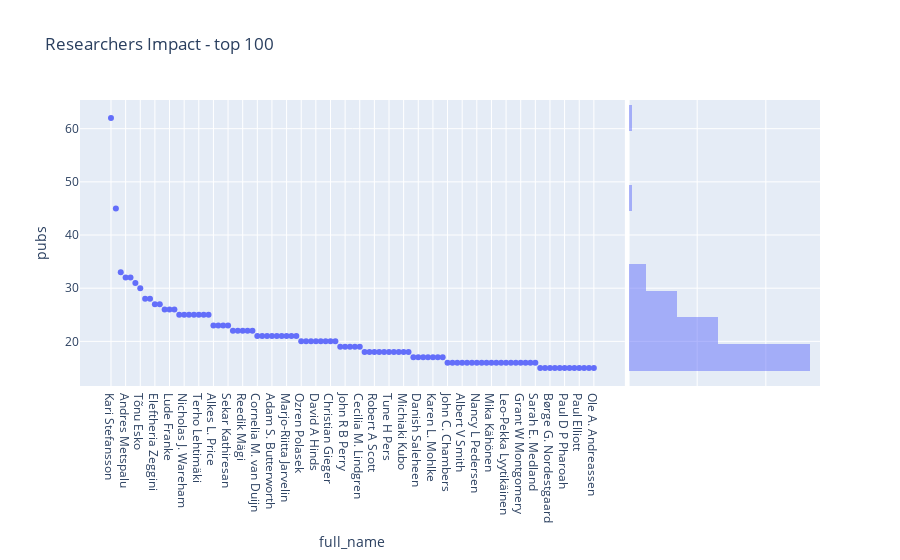

Source (notebook cell):
### Markdown cell above
## Couple of Dataviz

### Code cell
top100 = researchers_impact[:100]
px.scatter(top100, 
           x="full_name", y="pubs", 
           hover_name="full_name", 
           hover_data=['citations_mean', 'altmetric_mean'], 
           marginal_y="histogram", 
           title="Researchers Impact - top 100")

### Figure 1 — Plotly figure (JSON) as saved in the notebook; plotly's stock layout.template omitted (floating-point values rounded to 4 significant figures; data arrays with more than 128 entries replaced by an {"elided": "..."} marker saying what was removed)
{"data": [{"customdata": {"elided": "100x2 float values"}, "hovertemplate": "<b>%{hovertext}</b><br><br>full_name=%{x}<br>pubs=%{y}<br>citations_mean=%{customdata[0]}<br>altmetric_mean=%{customdata[1]}<extra></extra>", "hovertext": ["Kari Stefansson", "Unnur Thorsteinsdottir", "Gudmar Thorleifsson", "Andres Metspalu", "Caroline Hayward", "Gonçalo R Abecasis", "Tõnu Esko", "Benjamin M. Neale", "Daniel F Gudbjartsson", "Eleftheria Zeggini", "Claudia Langenberg", "M. Arfan Ikram", "Lude Franke", "Daniel I. Chasman", "Jerome I. Rotter", "Nicholas J. Wareham", "Eric Boerwinkle", "Douglas F. Easton", "Terho Lehtimäki", "Vilmundur Gudnason", "Erik Ingelsson", "Alkes L. Price", "Mark I. McCarthy", "Ruth J. F. Loos", "Sekar Kathiresan", "André G. Uitterlinden", "Anubha Mahajan", "Reedik Mägi", "John Danesh", "Olli T. Raitakari", "Cornelia M. van Duijn", "Kent D. Taylor", "Bruce M. Psaty", "Adam S. Butterworth", "Po-Ru Loh", "Paul M. Ridker", "Marjo-Riitta Jarvelin", "Tamara B. Harris", "Jaspal S. Kooner", "Ozren Polasek", "Dorret I Boomsma", "Markku Laakso", "David A Hinds", "Peter M. Visscher", "George Dedoussis", "Christian Gieger", "Patrick Sulem", "Ian J. Deary", "John R B Perry", "Veikko Salomaa", "Nilesh J Samani", "Cecilia M. Lindgren", "Erwin P. Bottinger", "Igor Rudan", "Robert A Scott", "Michael Boehnke", "Sandosh Padmanabhan", "Tune H Pers", "Martina Müller-Nurasyid", "Yoichiro Kamatani", "Michiaki Kubo", "Hilary K. Finucane", "Paolo Gasparini", "Danish Saleheen", "Gisli Masson", "Alison M Dunning", "Karen L. Mohlke", "Veronique Vitart", "Jian’an Luan", "John C. Chambers", "Ingileif Jonsdottir", "Joe Dennis", "Albert V Smith", "Dennis O. Mook-Kanamori", "Evangelos Evangelou", "Nancy L Pedersen", "Patrik K E Magnusson", "Lili Milani", "Mika Kähönen", "Albert Hofman", "Augustine Kong", "Leo-Pekka Lyytikäinen", "Oscar H. Franco", "Stephen J Chanock", "Grant W Montgomery", "Jian Yang", "Annette Peters", "Sarah E. Medland", "Lenore J. Launer", "Mark J Daly", "Børge G. Nordestgaard", "Stella Trompet", "Joshua C. Bis", "Paul D P Pharoah", "Fernando Rivadeneira", "Antonietta Robino", "Paul Elliott", "Louise V Wain", "Michael C. O’Donovan", "Ole A. Andreassen"], "legendgroup": "", "marker": {"color": "#636efa", "symbol": "circle"}, "mode": "markers", "name": "", "showlegend": false, "type": "scatter", "x": ["Kari Stefansson", "Unnur Thorsteinsdottir", "Gudmar Thorleifsson", "Andres Metspalu", "Caroline Hayward", "Gonçalo R Abecasis", "Tõnu Esko", "Benjamin M. Neale", "Daniel F Gudbjartsson", "Eleftheria Zeggini", "Claudia Langenberg", "M. Arfan Ikram", "Lude Franke", "Daniel I. Chasman", "Jerome I. Rotter", "Nicholas J. Wareham", "Eric Boerwinkle", "Douglas F. Easton", "Terho Lehtimäki", "Vilmundur Gudnason", "Erik Ingelsson", "Alkes L. Price", "Mark I. McCarthy", "Ruth J. F. Loos", "Sekar Kathiresan", "André G. Uitterlinden", "Anubha Mahajan", "Reedik Mägi", "John Danesh", "Olli T. Raitakari", "Cornelia M. van Duijn", "Kent D. Taylor", "Bruce M. Psaty", "Adam S. Butterworth", "Po-Ru Loh", "Paul M. Ridker", "Marjo-Riitta Jarvelin", "Tamara B. Harris", "Jaspal S. Kooner", "Ozren Polasek", "Dorret I Boomsma", "Markku Laakso", "David A Hinds", "Peter M. Visscher", "George Dedoussis", "Christian Gieger", "Patrick Sulem", "Ian J. Deary", "John R B Perry", "Veikko Salomaa", "Nilesh J Samani", "Cecilia M. Lindgren", "Erwin P. Bottinger", "Igor Rudan", "Robert A Scott", "Michael Boehnke", "Sandosh Padmanabhan", "Tune H Pers", "Martina Müller-Nurasyid", "Yoichiro Kamatani", "Michiaki Kubo", "Hilary K. Finucane", "Paolo Gasparini", "Danish Saleheen", "Gisli Masson", "Alison M Dunning", "Karen L. Mohlke", "Veronique Vitart", "Jian’an Luan", "John C. Chambers", "Ingileif Jonsdottir", "Joe Dennis", "Albert V Smith", "Dennis O. Mook-Kanamori", "Evangelos Evangelou", "Nancy L Pedersen", "Patrik K E Magnusson", "Lili Milani", "Mika Kähönen", "Albert Hofman", "Augustine Kong", "Leo-Pekka Lyytikäinen", "Oscar H. Franco", "Stephen J Chanock", "Grant W Montgomery", "Jian Yang", "Annette Peters", "Sarah E. Medland", "Lenore J. Launer", "Mark J Daly", "Børge G. Nordestgaard", "Stella Trompet", "Joshua C. Bis", "Paul D P Pharoah", "Fernando Rivadeneira", "Antonietta Robino", "Paul Elliott", "Louise V Wain", "Michael C. O’Donovan", "Ole A. Andreassen"], "xaxis": "x", "y": [62, 45, 33, 32, 32, 31, 30, 28, 28, 27, 27, 26, 26, 26, 25, 25, 25, 25, 25, 25, 25, 23, 23, 23, 23, 22, 22, 22, 22, 22, 21, 21, 21, 21, 21, 21, 21, 21, 21, 20, 20, 20, 20, 20, 20, 20, 20, 19, 19, 19, 19, 19, 18, 18, 18, 18, 18, 18, 18, 18, 18, 18, 17, 17, 17, 17, 17, 17, 17, 16, 16, 16, 16, 16, 16, 16, 16, 16, 16, 16, 16, 16, 16, 16, 16, 16, 16, 16, 15, 15, 15, 15, 15, 15, 15, 15, 15, 15, 15, 15], "yaxis": "y"}, {"alignmentgroup": "True", "bingroup": "y", "hovertemplate": "pubs=%{y}<br>count=%{x}<extra></extra>", "legendgroup": "", "marker": {"color": "#636efa"}, "name": "", "offsetgroup": "", "opacity": 0.5, "showlegend": false, "type": "histogram", "xaxis": "x2", "y": [62, 45, 33, 32, 32, 31, 30, 28, 28, 27, 27, 26, 26, 26, 25, 25, 25, 25, 25, 25, 25, 23, 23, 23, 23, 22, 22, 22, 22, 22, 21, 21, 21, 21, 21, 21, 21, 21, 21, 20, 20, 20, 20, 20, 20, 20, 20, 19, 19, 19, 19, 19, 18, 18, 18, 18, 18, 18, 18, 18, 18, 18, 17, 17, 17, 17, 17, 17, 17, 16, 16, 16, 16, 16, 16, 16, 16, 16, 16, 16, 16, 16, 16, 16, 16, 16, 16, 16, 15, 15, 15, 15, 15, 15, 15, 15, 15, 15, 15, 15], "yaxis": "y2"}], "layout": {"autosize": true, "barmode": "overlay", "legend": {"tracegroupgap": 0}, "title": {"text": "Researchers Impact - top 100"}, "xaxis": {"anchor": "y", "autorange": true, "domain": [0, 0.7363], "range": [-6.193, 105.2], "title": {"text": "full_name"}, "type": "category"}, "xaxis2": {"anchor": "y2", "autorange": true, "domain": [0.7413, 1], "matches": "x2", "range": [0, 55.79], "showgrid": true, "showline": false, "showticklabels": false, "ticks": ""}, "yaxis": {"anchor": "x", "autorange": true, "domain": [0, 1], "range": [11.02, 65.98], "title": {"text": "pubs"}, "type": "linear"}, "yaxis2": {"anchor": "x2", "autorange": true, "domain": [0, 1], "matches": "y", "range": [11.02, 65.98], "showgrid": true, "showticklabels": false, "type": "linear"}}}
